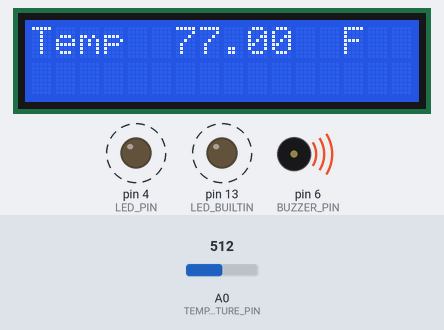
Recording of a sketch running on a simulated Arduino Uno, built with avr-gcc and run on an emulated ATmega328P. Shown: 16×2 character LCD, output pins drawn as LEDs (lit = HIGH), buzzer (waves = sounding). Dashed ring = blinking. The test bench sets the inputs (shaded band); at power-on: A0 (TEMPERATURE_PIN) = 512.

Above: at 1.2 s.
1.3 s: A0 (TEMPERATURE_PIN) set to 234
At 1.93 s:
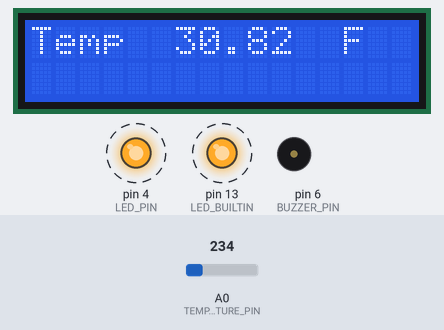
3.0 s: A0 (TEMPERATURE_PIN) set to 214
At 4.7 s:
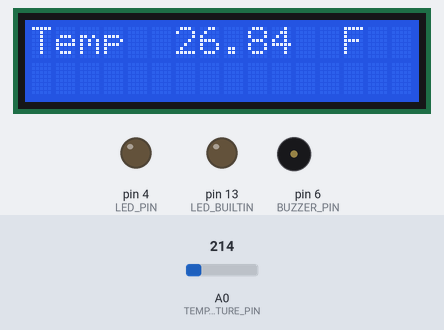
5.4 s: A0 (TEMPERATURE_PIN) set to 122
At 6.6 s:
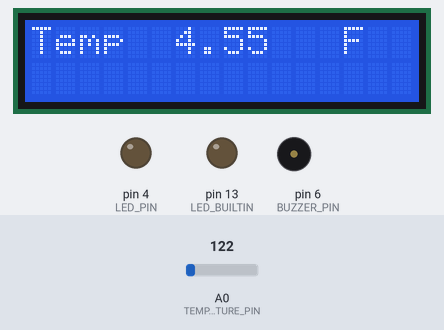
Timing chart, 0 to 8.4 s (numbered marks = the images above; inputs shaded):
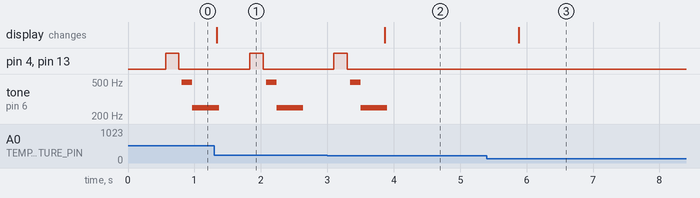

Measured:
- the behaviour switches between 225 and 224 on A0 (TEMPERATURE_PIN) (found by bisection; images 1 and 2)
- after the input at 1.3 s, the display: changes at once (image 1)
- after the input at 3.0 s, pin 4 (LED_PIN), pin 13 (LED_BUILTIN): goes on until 3.3 s, then stays LOW; tone on pin 6 (BUZZER_PIN): goes on until 3.9 s, then stays silent; the display: changes after 0.87 s (image 2)
- after the input at 5.4 s, the display: changes after 0.48 s (image 3)

The sketch:

hot_car_alarm.ino
```cpp
/*
 * -------------------
 *  Hot Car Alarm
 * by Connor O'Neill
 * -------------------
 */
#include <LiquidCrystal.h>
#define TEMPERATURE_PIN 0 // ANALOG 0 PIN
#define BUZZER_PIN 6  // DIGITAL 6
#define LED_PIN 4         // DIGITAL 4

int unsafeTemp = 29; // Temperature in Celsius

//                BS  E  D4 D5  D6 D7
LiquidCrystal lcd(7, 8, 9, 10, 11, 12);  //LCD display

void setup() {
  lcd.begin(16, 2);    // 16 columns and 2 rows
  Serial.begin(9600);  // send temperature to computer
  // setup pins for each component
  pinMode(LED_BUILTIN, OUTPUT);
  pinMode(BUZZER_PIN, OUTPUT);
  pinMode(LED_PIN, OUTPUT);
}

void loop() {
  int tempReading = analogRead(TEMPERATURE_PIN);
  double tempK = log(10000.0 * ((1024.0 / tempReading - 1)));
  tempK = 1 / (0.001129148 + (0.000234125 + (0.0000000876741 * tempK * tempK)) * tempK);  //  Temp Kelvin
  float tempC = tempK - 273.15;                                                 //  Convert Kelvin to Celsius

  // Display Temerature in C
  // lcd.setCursor(0, 0);  // lcd.setCursor(column,row)
  // lcd.print("Temp         C  ");

  float tempF = (tempC * 9.0) / 5.0 + 32.0;  // Convert Celcius to Fahrenheit
  lcd.setCursor(0, 0);               // lcd.setCursor(column,row)
  // Display Temperature in F
  lcd.print("Temp         F  ");

  // Display temperature
  lcd.setCursor(6, 0);
  lcd.print(tempF);

  delay(500);

  // beeps and flashes light when temp gets unsafe
  if (tempF >= unsafeTemp) {
    // flash LEDs
    digitalWrite(LED_BUILTIN, HIGH);   // turn the LED on (HIGH is the voltage level)
    digitalWrite(LED_PIN, HIGH);   // turn one red LED on
    // digitalWrite(ledPin2, HIGH);   // turn the other red LED on
    delay(200);                       // wait
    digitalWrite(LED_BUILTIN, LOW);    // turn the LED off by making the voltage LOW
    digitalWrite(LED_PIN, LOW);    // turn one red LED off by making the voltage LOW
    // digitalWrite(ledPin2, LOW);    // turn the other red LED off by making the voltage LOW

    unsigned int i;

    // Activate buzzer
    // output a frequency
    for (i = 0; i < 80; i++) {
      digitalWrite(BUZZER_PIN, HIGH);  //buzzer on
      delay(1);                    // wait for 1ms
      digitalWrite(BUZZER_PIN, LOW);   //buzzer off
      delay(1);                    // wait for 1ms
    }
    // output another frequency
    for (i = 0; i < 100; i++) {
      digitalWrite(BUZZER_PIN, HIGH);  // buzzer on
      delay(2);                    // wait for 2ms
      digitalWrite(BUZZER_PIN, LOW);   // buzzer off
      delay(2);                    // wait for 2ms
    }
  }
}
```
